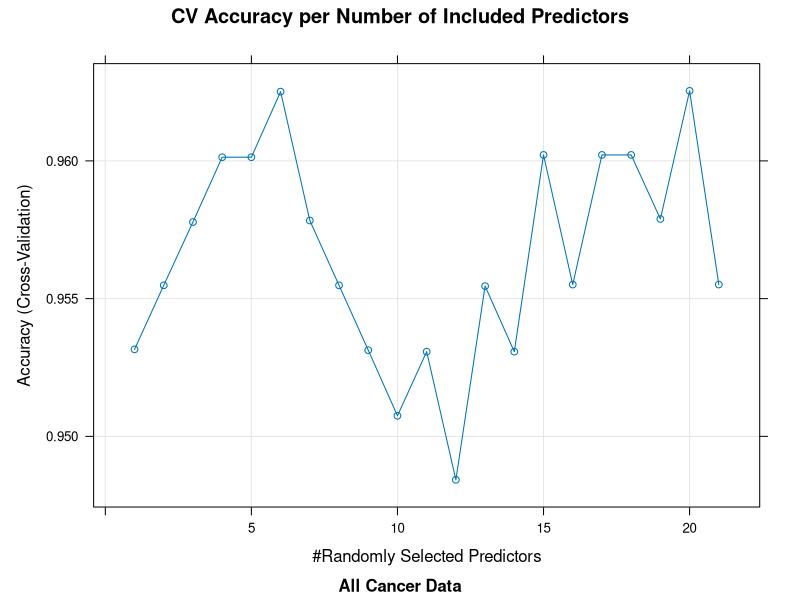
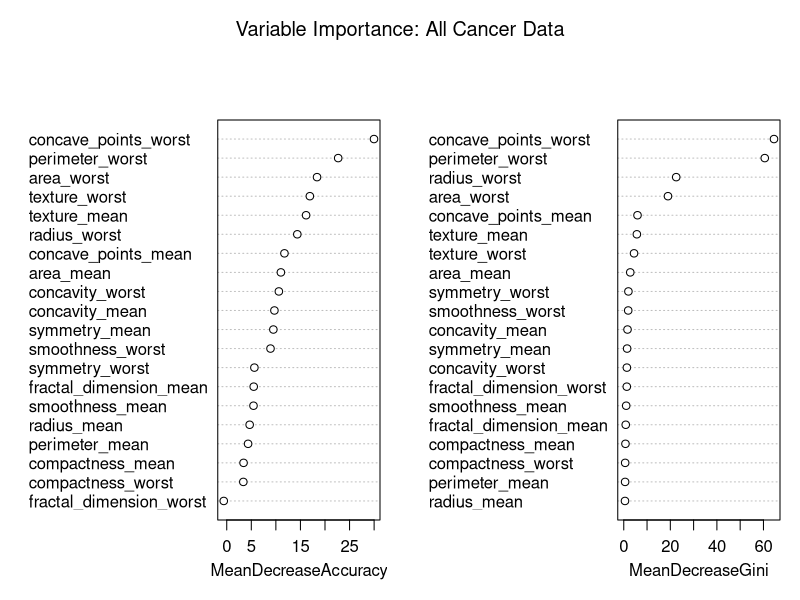
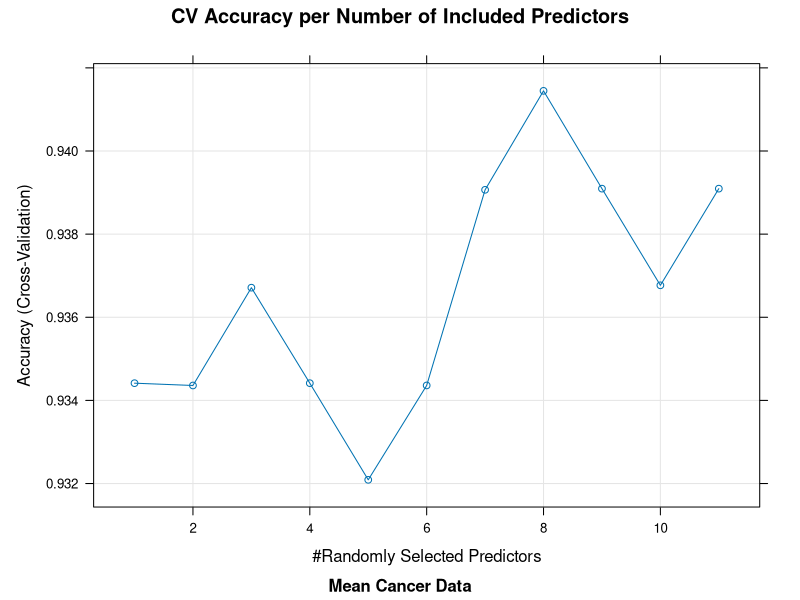
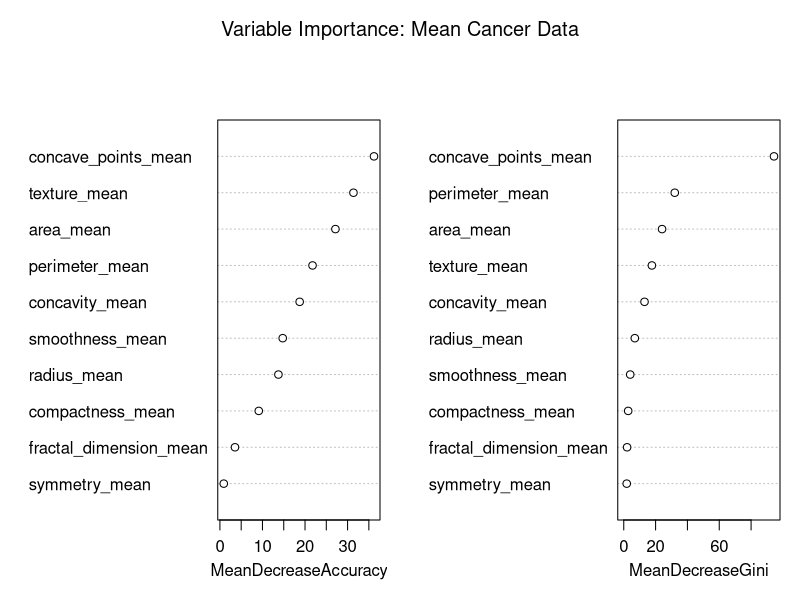
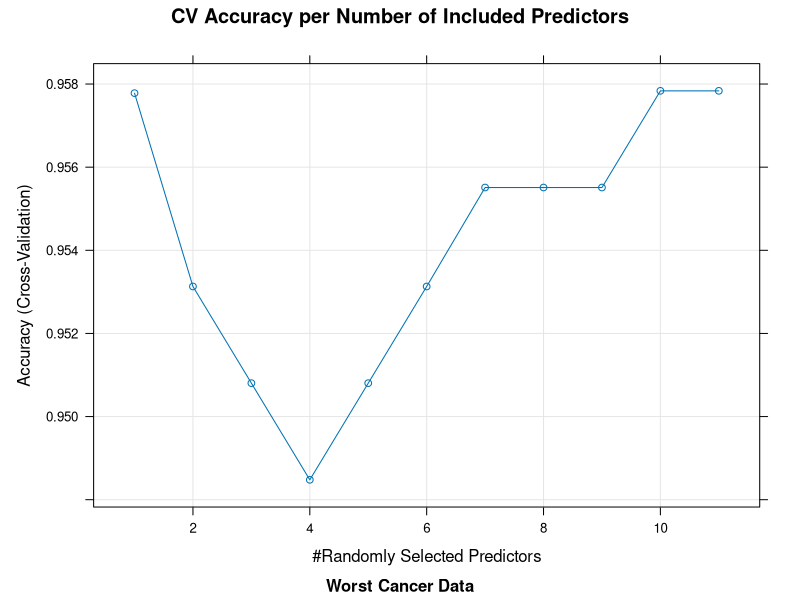
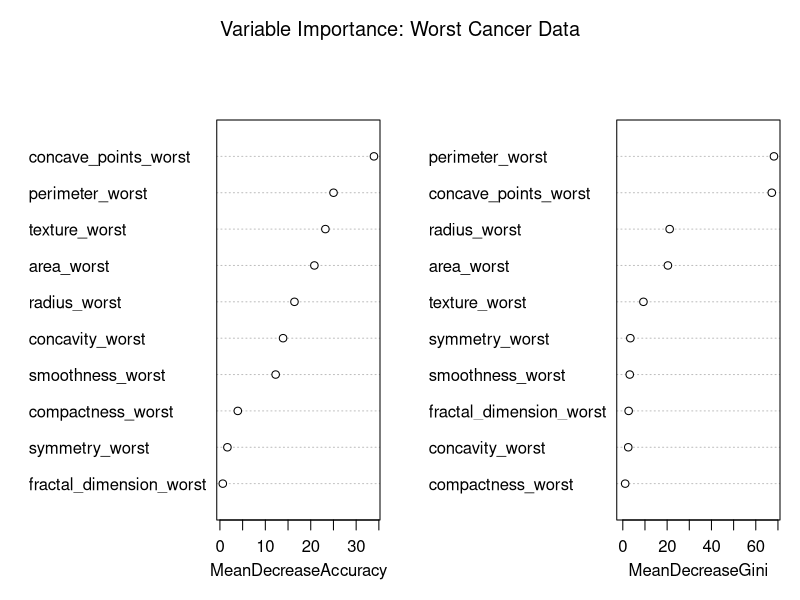

Generate these figures, in order, with R:
# Random Forest COde #
#Loading datasets
breast_cancer <- readxl::read_xlsx('Breast Cancer data - CS 5610.xlsx')
cancer_mean   <- read.csv('breast_cancer_mean.csv')
cancer_worst  <- read.csv('breast_cancer_worst.csv')
#Removing SE columns and renaming two columns for cancer_all
cancer_all    <- breast_cancer[, -1]
cancer_all    <- cancer_all[, !grepl('_se', colnames(cancer_all))]
colnames(cancer_all)[c(9, 19)] <- c("concave_points_mean", "concave_points_worst")
#Setting 'diagnosis' to factor variable
cancer_all$diagnosis   <- as.factor(cancer_all$diagnosis)
cancer_mean$diagnosis  <- as.factor(cancer_mean$diagnosis)
cancer_worst$diagnosis <- as.factor(cancer_worst$diagnosis)

#Loading required libraries
library(tidyverse)
library(randomForest)
library(caTools)
library(caret)

#RF for cancer_all data
set.seed(99)
sampl_all <- sample.split(cancer_all$diagnosis, SplitRatio = 0.75)
train_all <- subset(cancer_all, sampl_all == TRUE)
test_all  <- subset(cancer_all, sampl_all != TRUE)

## hyperparameter tuning
control <- trainControl(method = 'cv', number = 5, search = 'grid')
tunegrid <- expand.grid(mtry = c(1:ncol(train_all)))
set.seed(99)
test_rf <- train(diagnosis ~., data = train_all, method = 'rf',
                 metric = 'Accuracy',
                 tuneGrid = tunegrid,
                 trControl = control)
plot(test_rf, main = "CV Accuracy per Number of Included Predictors",
     sub = "All Cancer Data")
test_rf$bestTune

## building training model
set.seed(99)
rf_all <- randomForest(diagnosis ~., data = train_all, 
                       ntree = 500,
                       mtry = 20,
                       importance = TRUE)

## testing model, confusion matrix, plots
cancer_all_rf.pred <- predict(rf_all, newdata = test_all)
confusionMatrix(cancer_all_rf.pred, test_all$diagnosis,
                mode = 'everything',
                positive = 'M')
varImpPlot(rf_all, main = "Variable Importance: All Cancer Data")










#RF for cancer_mean data
set.seed(99)
sampl_mean <- sample.split(cancer_mean$diagnosis, SplitRatio = 0.75)
train_mean <- subset(cancer_mean, sampl_mean == TRUE)
test_mean  <- subset(cancer_mean, sampl_mean != TRUE)

## hyperparameter tuning
control <- trainControl(method = 'cv', number = 5, search = 'grid')
tunegrid <- expand.grid(mtry = c(1:ncol(train_mean)))
set.seed(99)
test_rf <- train(diagnosis ~., data = train_mean, method = 'rf',
                 metric = 'Accuracy',
                 tuneGrid = tunegrid,
                 trControl = control)
plot(test_rf, main = "CV Accuracy per Number of Included Predictors",
     sub = "Mean Cancer Data")
test_rf$bestTune

## building training model
set.seed(99)
rf_mean <- randomForest(diagnosis ~., data = train_mean, 
                       ntree = 500,
                       mtry = 8,
                       importance = TRUE)

## testing model, confusion matrix, plots
cancer_mean_rf.pred <- predict(rf_mean, newdata = test_mean)
confusionMatrix(cancer_mean_rf.pred, test_mean$diagnosis,
                mode = 'everything',
                positive = 'M')
varImpPlot(rf_mean, main = "Variable Importance: Mean Cancer Data")












#RF for cancer_worst data
set.seed(99)
sampl_worst <- sample.split(cancer_worst$diagnosis, SplitRatio = 0.75)
train_worst <- subset(cancer_worst, sampl_worst == TRUE)
test_worst  <- subset(cancer_worst, sampl_worst != TRUE)

## hyperparameter tuning
control <- trainControl(method = 'cv', number = 5, search = 'grid')
tunegrid <- expand.grid(mtry = c(1:ncol(train_worst)))
set.seed(99)
test_rf <- train(diagnosis ~., data = train_worst, method = 'rf',
                 metric = 'Accuracy',
                 tuneGrid = tunegrid,
                 trControl = control)
plot(test_rf, main = "CV Accuracy per Number of Included Predictors",
     sub = "Worst Cancer Data")
test_rf$bestTune

## building training model
set.seed(99)
rf_worst <- randomForest(diagnosis ~., data = train_worst,
                         ntree = 500, 
                         mtry = 10,
                         importance = TRUE)

## testing model, confusion matrix, plots
cancer_worst_rf.pred <- predict(rf_worst, newdata = test_worst)
confusionMatrix(cancer_worst_rf.pred, test_worst$diagnosis,
                mode = 'everything',
                positive = 'M')

varImpPlot(rf_worst, main = "Variable Importance: Worst Cancer Data")
